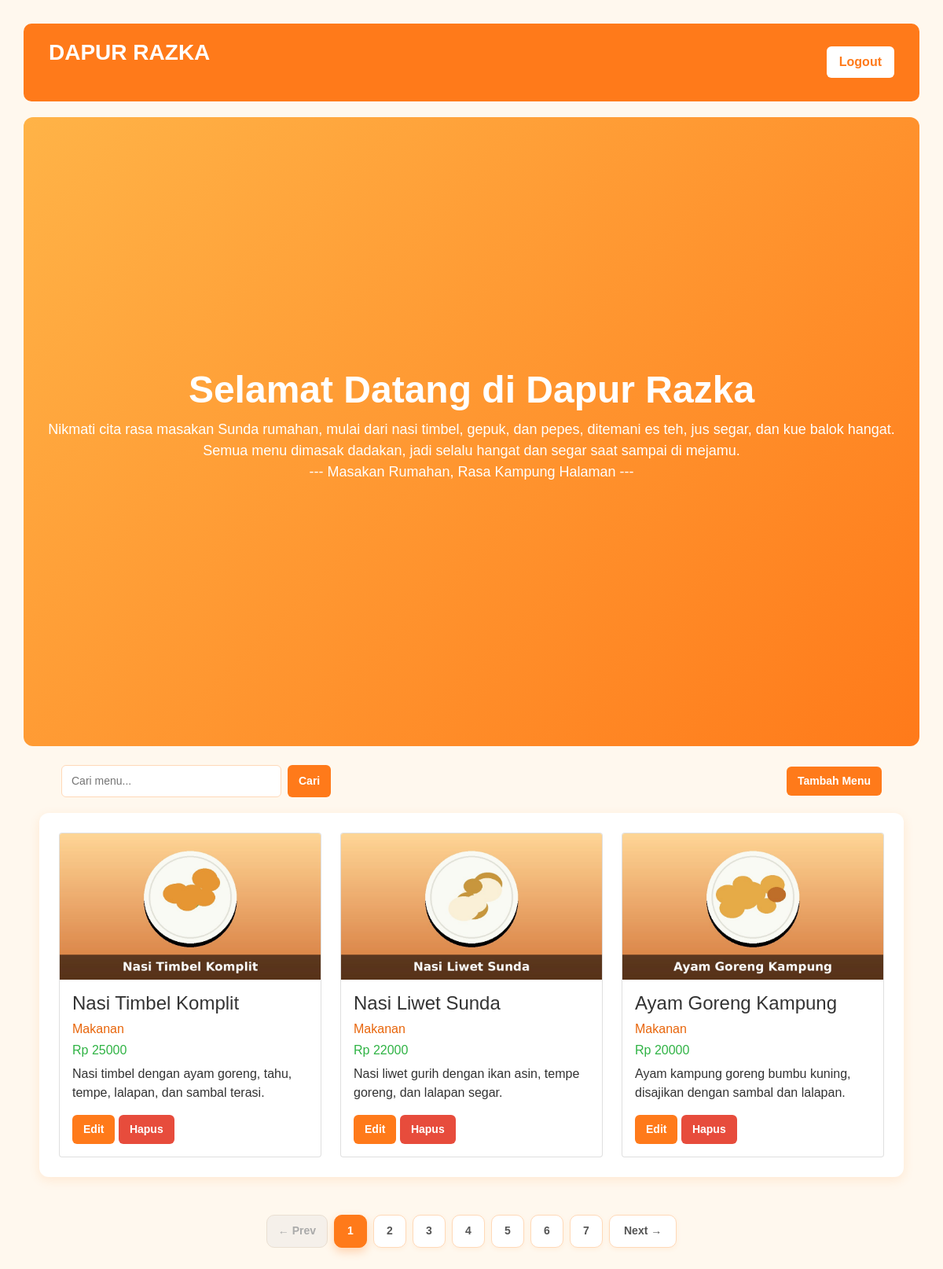
The app's page / (signed in) with its own data.
### tables this page shows
CREATE TABLE IF NOT EXISTS menu (
    id INT AUTO_INCREMENT PRIMARY KEY,
    nama_menu VARCHAR(100) NOT NULL,
    kategori VARCHAR(30) NOT NULL,
    harga INT NOT NULL,
    deskripsi TEXT NOT NULL,
    gambar VARCHAR(255) NOT NULL
);

### function.php (called while the page is built, shortened)
<?php
    $conn = mysqli_connect("localhost", "root", "", "dapur_razka");
    function query_db($query) {
        global $conn;
        $result = mysqli_query($conn, $query);
        $rows = [];
        while( $row = mysqli_fetch_assoc($result) ) {
            $rows[] = $row;
        }
        return $rows;
    }
?>

### index.php (the view, shortened to what this page needs)
<?php
require 'function.php';
$jumlahDataPerHalaman = 3;
$jumlahData = count(query_db("SELECT * FROM menu"));
$jumlahHalaman = ceil($jumlahData / $jumlahDataPerHalaman);
$halamanAktif = isset($_GET["halaman"]) ? (int) $_GET["halaman"] : 1;
$awalData = ($jumlahDataPerHalaman * $halamanAktif) - $jumlahDataPerHalaman;
$menu = query_db("SELECT * FROM menu LIMIT $awalData, $jumlahDataPerHalaman");
?>
<!DOCTYPE html>
<html lang="en">
<head>
    <link href="https://cdn.jsdelivr.net/npm/bootstrap@5.0.2/dist/css/bootstrap.min.css" rel="stylesheet">
    <link rel="stylesheet" href="style.css">
</head>
<body class="page-index">
    <div class="navbar">
        <div class="navbar-brand">
            <h3>DAPUR RAZKA</h3>
        </div>
        <a href="logout.php" class="btn-logout">
            Logout
        </a>
    </div>
    <section id="beranda" class="hero-section container-fluid d-flex align-items-center justify-content-center text-center text-white">
        <div>
            <h1 class="fw-bold display-5 text-center">
                Selamat Datang di Dapur Razka
            </h1>
            <p class="lead">
                Nikmati cita rasa masakan Sunda rumahan, mulai dari nasi timbel, gepuk, dan pepes, ditemani es teh, jus segar, dan kue balok hangat.
                <br>Semua menu dimasak dadakan, jadi selalu hangat dan segar saat sampai di mejamu.
                <br> --- Masakan Rumahan, Rasa Kampung Halaman ---
            </p>
        </div>
    </section>
    <div class="top-bar mt-4">
        <form action="" method="post" class="search-box ms-5">
            <input type="text" name="keyword" placeholder="Cari menu...">
            <button type="submit" name="cari" class="btn btn-primary btn-cari">
                Cari
            </button>
        </form>
        <a href="tambah_data.php" class="btn btn-tambah me-5">
            Tambah Menu
        </a>
    </div>
    <div class="container">
        <div class="row g-4">
            <?php foreach($menu as $data): ?>
                <div class="col-12 col-md-4">
                    <div class="card h-100 card-dapur">
                        <img src="img/<?= $data["gambar"]; ?>" class="card-img-top" alt="">
                        <div class="card-body d-flex flex-column">
                            <h4 class="card-title">
                                <?= $data["nama_menu"]; ?>
                            </h4>
                            <h6 class="card-genre">
                                <?= $data["kategori"]; ?>
                            </h6>
                            <h6 class="card-tahun">
                                Rp <?= $data["harga"]; ?>
                            </h6>
                            <p class="card-text">
                                <?= $data["deskripsi"]; ?>
                            </p>
                            <div class="mt-auto">
                                <a href="edit_data.php?id=<?= $data["id"] ?>" class="btn btn-edit">
                                    Edit
                                </a>
                                <a href="hapus_data.php?id=<?= $data["id"] ?>" class="btn btn-hapus">
                                    Hapus
                                </a>
                            </div>
                        </div>
                    </div>
                </div>
            <?php endforeach; ?>
        </div>
    </div>
    <br>
    <br>
    <div class="pagination">
        <?php if ($halamanAktif > 1 ): ?>
            <a href="?halaman=<?php echo $halamanAktif - 1; ?>" class="prev">
                &larr; Prev
            </a>
        <?php else: ?>
            <span class="pagination-disabled">
                &larr; Prev
            </span>
        <?php endif; ?>
        <?php for($i=1; $i<=$jumlahHalaman; $i++): ?>
            <?php if($i == $halamanAktif): ?>
                <a href="?halaman=<?php echo $i; ?>" class="active">
                    <?php echo $i; ?>
                </a>
            <?php else: ?>
                <a href="?halaman=<?php echo $i; ?>">
                    <?php echo $i; ?>
                </a>
            <?php endif; ?>
        <?php endfor; ?>
        <?php if($halamanAktif < $jumlahHalaman): ?>
            <a href="?halaman=<?php echo $halamanAktif + 1; ?>" class="next">
                Next &rarr;
            </a>
        <?php else: ?>
            <span class="pagination-disabled">
                Next &rarr;
            </span>
        <?php endif; ?>
    </div>
</body>
</html>

### style.css (style rules this page uses)
* { box-sizing: border-box; }
body { font-family: Arial, sans-serif; background-color: #fff8ee; margin: 0; padding: 30px; color: #333; }
.navbar { display: flex; justify-content: space-between; align-items: center; padding: 15px 32px; background-color: #ff7a1a; border-radius: 10px; }
.navbar-brand { display: flex; align-items: center; }
.navbar-brand h3 { font-weight: bold; color: #ffffff; margin: 0; }
.btn { display: inline-block; padding: 8px 14px; border: none; border-radius: 6px; text-decoration: none; font-family: Arial, sans-serif; font-size: 14px; color: white; cursor: pointer; text-align: center; }
.page-index { background-color: #fff8ee; }
.page-index .container { max-width: 1100px; margin: auto; background-color: #ffffff; padding: 25px; border-radius: 12px; box-shadow: 0 4px 14px rgba(255, 122, 26, 0.12); }
.page-index h3 { margin-top: 0; margin-bottom: 25px; text-align: center; color: #ffffff; }
.hero-section { background: linear-gradient(135deg, #ffb347, #ff7a1a); min-height: 100vh; border-radius: 12px; margin-top: 20px; }
.hero-section p { font-size: 18px; }
.top-bar { display: flex; justify-content: space-between; align-items: center; gap: 15px; margin-bottom: 20px; }
.search-box { display: flex; gap: 8px; }
.search-box input { width: 280px; padding: 9px 12px; border: 1px solid #ffd9b8; border-radius: 6px; font-size: 14px; outline: none; }
.btn-cari { background-color: #ff7a1a; color: white; font-weight: bold; }
.page-index .btn-tambah { background-color: #ff7a1a; font-weight: bold; }
.card-genre { color: #e8650a; }
.card-tahun { color: #2fb344; }
.btn-edit { background-color: #ff7a1a; font-weight: bold; }
.btn-hapus { background-color: #e74c3c; font-weight: bold; }
.btn-logout { display: inline-block; padding: 8px 16px; background-color: #ffffff; color: #ff7a1a; text-decoration: none; border-radius: 6px; font-weight: bold; transition: 0.3s; }
.pagination { display: flex; justify-content: center; align-items: center; gap: 8px; flex-wrap: wrap; }
.pagination a, .pagination-disabled { display: flex; justify-content: center; align-items: center; min-width: 42px; height: 42px; padding: 0 14px; text-decoration: none; font-size: 14px; font-weight: 600; border-radius: 10px; transition: all 0.2s ease; }
.pagination a { color: #555555; background-color: #ffffff; border: 1px solid #ffd9b8; box-shadow: 0 2px 6px rgba(255, 122, 26, 0.08); }
.pagination a.active { background-color: #ff7a1a; color: white; border-color: #ff7a1a; box-shadow: 0 5px 12px rgba(255, 122, 26, 0.3); }
.pagination .prev, .pagination .next { padding-left: 18px; padding-right: 18px; }
.pagination-disabled { color: #aaaaaa; background-color: #f5f0ea; border: 1px solid #eadfd2; cursor: not-allowed; }

### records on screen
menu: gambar (picture), nama_menu "Nasi Timbel Komplit", kategori "Makanan", harga "25000", deskripsi "Nasi timbel dengan ayam goreng, tahu, tempe, lalapan, dan sambal terasi."
menu: gambar (picture), nama_menu "Nasi Liwet Sunda", kategori "Makanan", harga "22000", deskripsi "Nasi liwet gurih dengan ikan asin, tempe goreng, dan lalapan segar."
menu: gambar (picture), nama_menu "Ayam Goreng Kampung", kategori "Makanan", harga "20000", deskripsi "Ayam kampung goreng bumbu kuning, disajikan dengan sambal dan lalapan."
